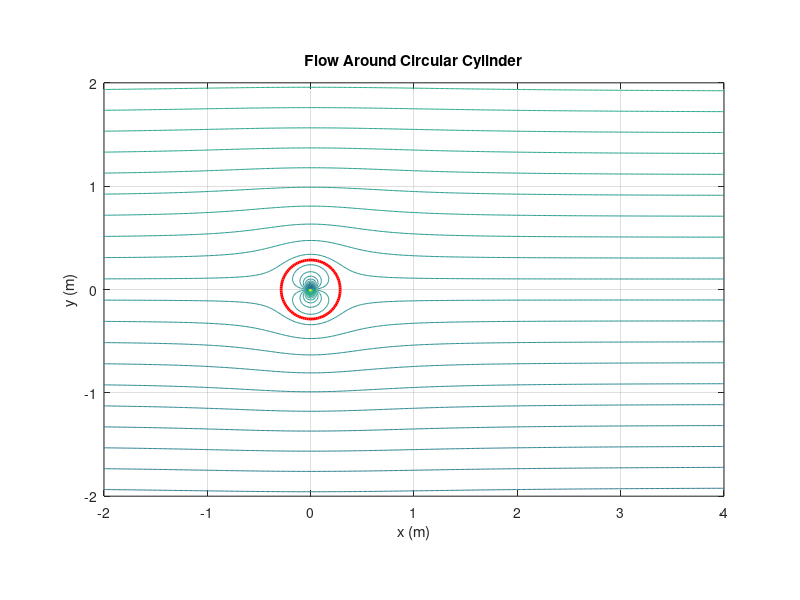
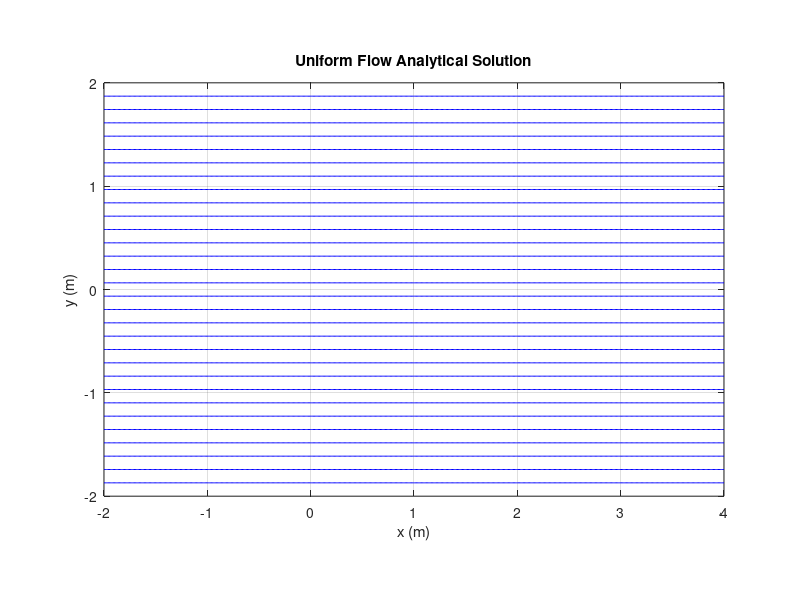
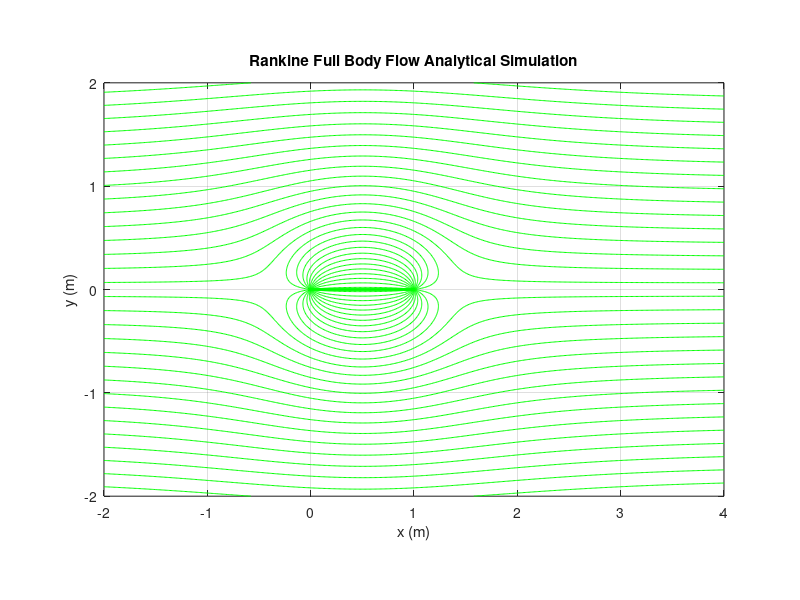
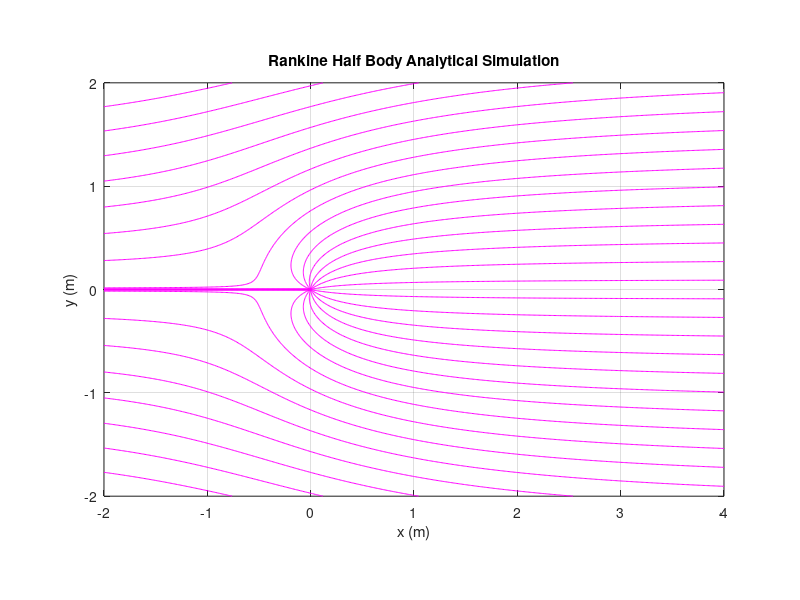

These charts were generated, in order, by the following MATLAB code:
%% MAE 171 Fluids Lab
clc; clear all; close all;

% MATLAB Script: Plot Uniform Flow, Rankine Full Body, and Half Body with Obstacle

% Parameters
U = 1.0;                  % Freestream velocity (m/s)
mu = 1.0;                 % Doublet strength (m^2/s)
Q_s = 3.0;                % Source strength (m^3/s)
Q_sink = 3.0;             % Sink strength (m^3/s)
circle_diameter = 5* 4.5 / 39.37; % Convert 4.5 inches to meters
x_min = -2;               % x-axis lower limit (m)
x_max = 4;                % x-axis upper limit (m)
y_min = -2;               % y-axis lower limit (m)
y_max = 2;                % y-axis upper limit (m)
x_source = 0;             % x-coordinate of the source (m)
y_source = 0;             % y-coordinate of the source (m)
x_sink = 1;               % x-coordinate of the sink (m)
y_sink = 0;               % y-coordinate of the sink (m)
x_cen = 0; y_cen=0;       % Center values

% Create Grid
x = linspace(x_min, x_max, 500);  % High grid resolution for smooth plot
y = linspace(y_min, y_max, 500);
[X, Y] = meshgrid(x, y);          % Create mesh grid for flow field

% Compute Stream Function for Uniform Flow
psi_uniform = U * Y;  % Uniform flow contribution

% Compute Stream Function for Source
psi_source = (Q_s / (2 * pi)) * atan2(Y - y_source, X - x_source); % Source contribution

% Compute Stream Function for Sink
psi_sink = (Q_sink / (2 * pi)) * atan2(Y - y_sink, X - x_sink);   % Sink contribution

% Compute Total Stream Function for Rankine Full Body
psi_rankine = psi_uniform + psi_source - psi_sink; % Rankine full body

%Compite Rankine half body
psi_half_body = psi_uniform + psi_source; % Rankine half-body (no sink)

%Now we need to compute flow around a cylinder

%Define the cylinder
theta = linspace(0, 2*pi, 100);
x_circle = circle_diameter / 2 * cos(theta);  % Circle boundary
y_circle = circle_diameter / 2 * sin(theta);  % Circle boundary

% Define cylinder radius
R = circle_diameter / 2;

% Update doublet strength
mu = 2 * pi * U * R^2;

% Compute Stream Function for Doublet Flow
psi_doublet = -mu * Y ./ (2 * pi * (X.^2 + Y.^2));

% Total Stream Function for Flow Around Cylinder
psi_cylinder = psi_uniform + psi_doublet;

% Plot Streamlines for Flow Around a Circular Cylinder
figure;
contour(X, Y, psi_cylinder, 100);    % Plot total flow streamlines
hold on;
plot(x_circle, y_circle, 'r-', 'LineWidth', 2); % Plot the circle boundary (obstacle)
title('Flow Around Circular Cylinder');
xlabel('x (m)');
ylabel('y (m)');
axis equal;
grid on;
hold off;

% Plot Streamlines for Uniform Flow
figure;
contour(X, Y, psi_uniform, 30, 'b');    % Plot uniform flow streamlines
title('Uniform Flow Analytical Solution');
xlabel('x (m)');
ylabel('y (m)');
axis equal;
grid on;
hold off;

% Plot Streamlines for Rankine Full Body Flow
figure;
contour(X, Y, psi_rankine, 30, 'g');    % Plot Rankine full body streamlines
title('Rankine Full Body Flow Analytical Simulation');
xlabel('x (m)');
ylabel('y (m)');
axis equal;
grid on;
hold off;

% Plot Streamlines for Rankine Half Body Flow
figure;
contour(X, Y, psi_half_body, 30, 'm');    % Plot Rankine half body streamlines
title('Rankine Half Body Analytical Simulation');
xlabel('x (m)');
ylabel('y (m)');
axis equal;
grid on;
hold off;
